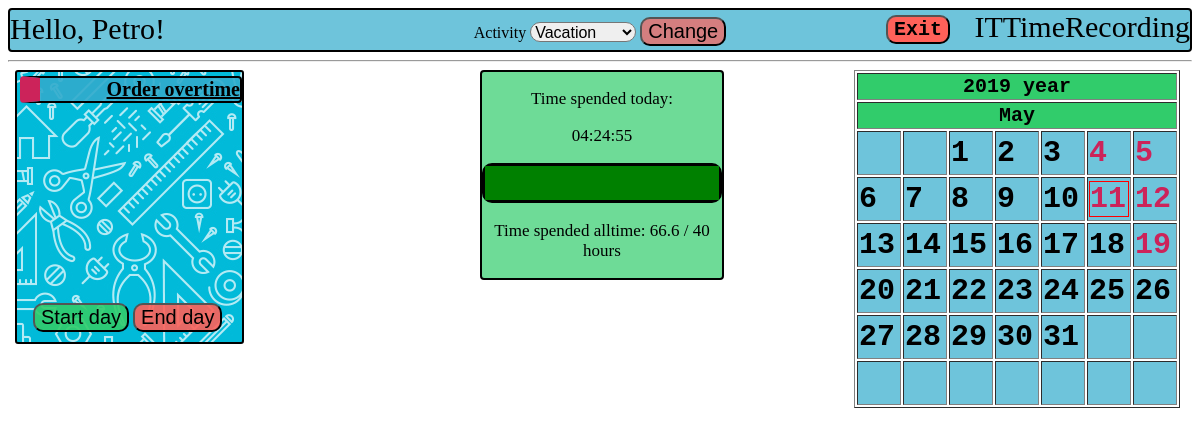
/home/me/ (signed in), run on the app's committed database.
### rec/models.py (models this page shows, shortened)
class User(db.Model):
    __tablename__ = 'USER'
    login = db.Column('LOGIN', db.String(20), primary_key=True)
    password = db.Column('PASSWORD', db.String(20), nullable=False)
    salary = db.Column('SALARY', db.INTEGER)
    worktime = db.Column('WORKTIME', db.INTEGER)
    username = db.Column('USERNAME', db.String(50), nullable=False)
    role = db.Column('ROLE_NAME', db.String(15), nullable=False )

class Developer(User):
    def ohhh(self, date, activity):
        newDay = Workday(self.login, date, activity)
        db.session.add(newDay)
        db.session.commit()
        return newDay

class Workday(db.Model):
    __tablename__='WORKDAY'
    id = db.Column('ID', db.INTEGER, primary_key=True, autoincrement= True)
    time = db.Column('TIME', db.INTEGER)
    date = db.Column('DATE', db.INTEGER)
    activity = db.Column('ACTIVITY_NAME', db.String(15), db.ForeignKey('ACTIVITY.NAME'), nullable=False)
    user = db.Column('USER_LOGIN', db.String(20), db.ForeignKey('USER.LOGIN'), nullable=False)
    ended = db.Column('ENDED', db.INTEGER)

### rec/login/views.py (the view)
@mod.route('/me/')
@requires_login
def home():
    global menu
    menu = []
    if g.user.role == 'Developer':
        menu.append(['Order overtime', 'TakeOvertime'])
    if g.user.role == 'Manager':
        menu.append(['Change user activity', 'ChangeUserActivity'])
        menu.append(['Workday managing', 'ManageWorkday'])
        menu.append(['Registration of new worker', 'Register'])
        menu.append(['Delete user', 'Delete'])
    workdays = Workday.query.filter_by(date=date.toordinal())
    workdict = {}
    for workday in workdays:
        workdict[workday.user] = workday
    return render_template("homepage.html",
                           user=g.user,
                           menu=menu,
                           date=date,
                           cal=cal,
                           norms=session['normative'],
                           time=Workday.query.filter_by(id=session["workday_id"]).first().time + session['time'],
                           workdays=workdict)

### rec/login/views.py (called while the page is built)
@mod.before_request
def before_request():
    g.user = None
    if 'user_login' in session:
        g.user = User.query.get(session['user_login'])
        global cal
        day = Day(date, 1, 1, g.user.login)
        cal = Calendar.get_month(day, g.user.login)
        session['now'] = time.monotonic()
        quant = session['time']
        session['time'] = session['now'] - session['start']
        workday = Workday.query.filter_by(date=date.toordinal(), user=g.user.login).first()
        if (workday.ended == 1):
            session['time'] = 0
        else:
            fix_all_func(session['time'] - quant)

### rec/templates/homepage.html (shortened to what this page needs)
<!DOCTYPE html>
{% extends "base.html" %}
{% block body %}
    <body link="black">
    <div class="hello">Hello, {{ user.username }}!</div>
    <div class="back"></div>
    <div class="menu">
    <ul>
    {% set role = user.role %}
    {% for item in menu %}
        <li>
            {% set url = role+"."+item[1] %}
            <a href = {{ url_for(url)}}>{{ item[0] }}</a>
        </li>
    {% endfor %}
    </ul>
    </div>
    <div class="progress_bar">
        <p> Time spended today: </p>
        {% set ended = workdays[user.login].ended %}
        <p {% if ended == 0 %}class="timer"{% endif %}>{{ '%02d'|format((time/3600)|int) }}:{{ '%02d'|format((time%3600)/60|int) }}:{{ '%02d'|format((time%60)|int) }} </p>
        <progress max = {{ norms }} value = {{ (user.worktime/3660 + time/3660)|round(2) }}></progress>
        <p> Time spended alltime: {{ (user.worktime/3600 + time/3660)|round(1)}} / {{ norms | round }} hours</p>
    </div>
    <div class = 'dayman'>
        <form method="post">
        <table>
            <tr>
                <td>
                   <input class="startday" type="submit" value="Start day" formaction={{ url_for("rec.begin_day") }}>
                </td>
                <td>
                    <input class="endday" type="submit" value="End day" formaction={{ url_for("rec.end_day") }}>
                </td>
            </tr>
        </table>
        </form>
    </div>
    {% include "calendar.html" %}
    <div class="activity">
        <form method="post">
            <label for="activity"> Activity </label>
            {% set activity = 'Standart' %}
                {% if user.login in workdays %}
                    {% set activity = workdays[user.login].activity %}
                {% endif %}
                <select name="activity" id="activity">
                    <option value="Vacation" {% if activity == 'Vacation' %} selected="selected" {% endif %}>Vacation</option>
                </select>
            <input type="submit" name="activity" value="Change" formaction='{{ url_for('rec.activity') }}'>
        </form>
    </div>
    <form method="post">
    <input class="exit" type="submit" name="exit" value="Exit" formaction='{{ url_for('rec.exit') }}'>
    </form>
</body>
{% endblock %}

### rec/templates/base.html (shortened to what this page needs)
{% block content %}
<link rel="stylesheet" href="/static/css/main.css" />
<div class="header">ITTimeRecording</div>
<hr>
{% endblock %}
{% block body %}
{% endblock %}

### rec/templates/calendar.html (shortened to what this page needs)
<link rel="stylesheet" href="/static/css/main.css" />
<div class = "calendar">
<form method="post">
{% set months_names = {
        1: 'January', 2: 'February', 3: 'March', 4: 'April',
        5: 'May', 6: 'June', 7: 'July', 8: 'August',
        9: 'September', 10: 'October', 11: 'November', 12: 'December'
    } %}
    <table border="1">
        <tr>
            <th colspan="7">{{ date.year }} year</th>
        </tr>
        <tr>
            <th colspan="7">{{ months_names[date.month] }} </th>
        </tr>
        {% for week in cal %}
            <tr>
                {% for day in week %}
                    <td>
                    {% if  day.date == date.day %}
                        <div class="today">
                    {% endif %}
                    {% if day.form == "Vacancy" %}
                        <div class="vacancy">
                            <div class="date">{{ day.date }}</div>
                        </div>
                    {% endif %}
                    {% if day.form == "Work" %}
                        <div class="workday">
                            <div class="date">{{ day.date }}</div>
                        </div>
                    {% endif %}
                    {% if  day.date == date.day %}
                        </div>
                    {% endif %}
                    </td>
                {% endfor %}
            </tr>
        {% endfor %}
    </table>
</form>
</div>

### rec/static/css/main.css (style rules this page uses)
body { background-color: #57FFC6; background: url("work.jpg"); background-size: 900px 900px; font-family: Georgia, 'Times New Roman', Times, serif; }
.dayman { position:absolute; top: 300px; left: 30px; z-index: 1; }
.startday { background-color: rgba(49, 204, 107, 0.9); }
.endday { background-color: rgba(255, 97, 89, 0.9); }
input { border-radius: 10px; }
.back { background: url("tools.jpg"); position: absolute; top: 70px; left: 15px; width: 225px; height: 270px; border-radius: 3px; border: black solid 2px; }
.activity { text-align: center; padding: 2px; position:absolute; top: 15px; right: 35%; left: 35%; }
.activity input { background-color: rgba(255, 97, 89, 0.7); border-radius: 10px; }
.activity select { margin: 0px; padding: 0px; height: 20px; font-size: 16px; border-radius: 10px; }
.header { height: 40px; font-size: 30px; text-align: right; background-color: rgba(49, 171, 204, 0.7); border: black solid 2px; border-radius: 4px; }
.autorization td, input { font-size: 20px; }
.progress_bar { width: 20%; position:absolute; top: 70px; left: 40%; right: 40%; background-color: rgba(49, 204, 107, 0.7); border: black solid 2px; border-radius: 4px; }
.progress_bar progress { color: #31ABCC; width: 100%; height: 40px; border: black solid 3px; border-radius: 10px; }
.progress_bar p { color: black; text-align: center; font-size: 17px; }
.menu { position: absolute; top:60px; left: 10px; }
.menu ul { list-style-type: none; padding-left: 10px; color: black; }
.menu li { font-size: 20px; width: 200px; background-color: rgba(49, 171, 204, 0.9); text-align: right; border: black solid 2px; border-radius: 4px; border-left: #CC235A solid 20px; font-weight: bolder; }
.calendar { position: absolute; top: 70px; right: 20px; }
.calendar .vacancy { color: #CC235A; }
.calendar td { background-color: rgba(49, 171, 204, 0.7); font-size: 30px; width: 40px; height: 40px; font-family: monospace; font-weight: bold; }
.calendar th { background-color: #31CC6B; font-size: 20px; font-family: monospace; font-weight: bold; }
.calendar .today { border: solid 1px red; }
.exit { background-color: #ff6159; font-size: 20px; font-family: monospace; font-weight: bold; text-align: center; position: absolute; top: 15px; right: 250px; }
.hello { position: absolute; top: 12px; left: 10px; font-size: 30px; }

### data on the page
Developer: username "Petro", (user.worktime/3600+time/3660)|round(1) "66.6", date "1", date "2", date "3", date "4", date "5", date "6", date "7", date "8", date "9", date "10", date "11", date "12", date "13", date "14", date "15", date "16", date "17", date "18", date "19", date "20", date "21", date "22", date "23", date "24", date "25", date "26", date "27", date "28", date "29", date "30", date "31"
Workday: activity "Vacation"

### other printed values
{{ item[0] }} "Order overtime"
{{ '%02d'|format((time/3600)|int) }} "04"
{{ '%02d'|format((time%3600)/60|int) }} "24"
{{ '%02d'|format((time%60)|int) }} "55"
{{ norms | round }} "40"
{{ date.year }} "2019"
{{ months_names[date.month] }} "May"
